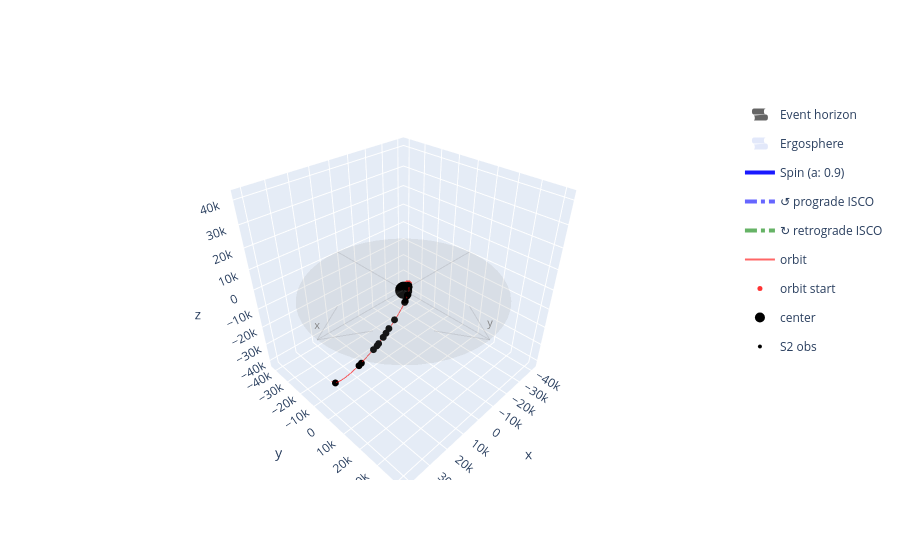

Notebook source saved alongside this figure:
### Code cell
plot = PlotKerr(kerr)
plot.add_path(path)
fig = plot.plot()

err_time = 0.0001
err_ = 0.005 * a_rg
pwe = PathWithError(path, sigma=err_, sigma_t=err_time, N_points=20, seed=42)
pwe.add_to_figure(fig, color="black", name="S2 obs")
fig.show()

### Figure 1 — Plotly figure (JSON) as saved in the notebook; plotly's stock layout.template omitted (floating-point values rounded to 4 significant figures; data arrays with more than 128 entries replaced by an {"elided": "..."} marker saying what was removed)
{"data": [{"colorscale": [[0, "black"], [1, "black"]], "name": "Event horizon", "opacity": 0.6, "showlegend": true, "showscale": false, "type": "surface", "x": {"elided": "60x60 float values"}, "y": {"elided": "60x60 float values"}, "z": {"elided": "60x60 float values"}}, {"colorscale": [[0, "royalblue"], [1, "royalblue"]], "name": "Ergosphere", "opacity": 0.15, "showlegend": true, "showscale": false, "type": "surface", "x": {"elided": "60x60 float values"}, "y": {"elided": "60x60 float values"}, "z": {"elided": "60x60 float values"}}, {"legendgroup": "Spin (a: 0.9)", "line": {"color": "blue", "width": 4}, "mode": "lines", "name": "Spin (a: 0.9)", "opacity": 0.9, "showlegend": true, "type": "scatter3d", "x": [0, 0], "y": [0, 0], "z": [2, 11]}, {"legendgroup": "Spin (a: 0.9)", "line": {"color": "blue", "width": 4}, "mode": "lines", "opacity": 0.9, "showlegend": false, "type": "scatter3d", "x": [0, 0], "y": [0, 1.08], "z": [11, 9.2]}, {"legendgroup": "Spin (a: 0.9)", "line": {"color": "blue", "width": 4}, "mode": "lines", "opacity": 0.9, "showlegend": false, "type": "scatter3d", "x": [0, 0], "y": [0, -1.08], "z": [11, 9.2]}, {"legendgroup": "↺ prograde ISCO", "line": {"color": "blue", "dash": "dashdot", "width": 4}, "mode": "lines", "name": "↺ prograde ISCO", "opacity": 0.6, "type": "scatter3d", "x": [2.321, 2.318, 2.308, 2.292, 2.269, 2.24, 2.205, 2.164, 2.117, 2.064, 2.005, 1.94, 1.87, 1.795, 1.715, 1.63, 1.541, 1.447, 1.349, 1.248, 1.143, 1.035, 0.9234, 0.8098, 0.6938, 0.576, 0.4565, 0.3358, 0.2141, 0.09188, -0.03063, -0.1531, -0.2751, -0.3963, -0.5164, -0.6351, -0.7521, -0.8669, -0.9793, -1.089, -1.196, -1.299, -1.399, -1.494, -1.586, -1.673, -1.756, -1.833, -1.906, -1.973, -2.035, -2.091, -2.141, -2.186, -2.224, -2.256, -2.281, -2.301, -2.314, -2.32, -2.32, -2.314, -2.301, -2.281, -2.256, -2.224, -2.186, -2.141, -2.091, -2.035, -1.973, -1.906, -1.833, -1.756, -1.673, -1.586, -1.494, -1.399, -1.299, -1.196, -1.089, -0.9793, -0.8669, -0.7521, -0.6351, -0.5164, -0.3963, -0.2751, -0.1531, -0.03063, 0.09188, 0.2141, 0.3358, 0.4565, 0.576, 0.6938, 0.8098, 0.9234, 1.035, 1.143, 1.248, 1.349, 1.447, 1.541, 1.63, 1.715, 1.795, 1.87, 1.94, 2.005, 2.064, 2.117, 2.164, 2.205, 2.24, 2.269, 2.292, 2.308, 2.318, 2.321], "y": [0.0, 0.1225, 0.2446, 0.3661, 0.4865, 0.6056, 0.723, 0.8384, 0.9514, 1.062, 1.169, 1.273, 1.374, 1.471, 1.564, 1.652, 1.736, 1.815, 1.888, 1.957, 2.02, 2.078, 2.129, 2.175, 2.215, 2.248, 2.276, 2.296, 2.311, 2.319, 2.321, 2.316, 2.305, 2.287, 2.263, 2.232, 2.196, 2.153, 2.104, 2.05, 1.989, 1.923, 1.852, 1.776, 1.694, 1.608, 1.518, 1.423, 1.324, 1.222, 1.116, 1.007, 0.8952, 0.781, 0.6645, 0.5463, 0.4265, 0.3055, 0.1836, 0.06126, -0.06126, -0.1836, -0.3055, -0.4265, -0.5463, -0.6645, -0.781, -0.8952, -1.007, -1.116, -1.222, -1.324, -1.423, -1.518, -1.608, -1.694, -1.776, -1.852, -1.923, -1.989, -2.05, -2.104, -2.153, -2.196, -2.232, -2.263, -2.287, -2.305, -2.316, -2.321, -2.319, -2.311, -2.296, -2.276, -2.248, -2.215, -2.175, -2.129, -2.078, -2.02, -1.957, -1.888, -1.815, -1.736, -1.652, -1.564, -1.471, -1.374, -1.273, -1.169, -1.062, -0.9514, -0.8384, -0.723, -0.6056, -0.4865, -0.3661, -0.2446, -0.1225, -5.685e-16], "z": [0.0, 0.0, 0.0, 0.0, 0.0, 0.0, 0.0, 0.0, 0.0, 0.0, 0.0, 0.0, 0.0, 0.0, 0.0, 0.0, 0.0, 0.0, 0.0, 0.0, 0.0, 0.0, 0.0, 0.0, 0.0, 0.0, 0.0, 0.0, 0.0, 0.0, 0.0, 0.0, 0.0, 0.0, 0.0, 0.0, 0.0, 0.0, 0.0, 0.0, 0.0, 0.0, 0.0, 0.0, 0.0, 0.0, 0.0, 0.0, 0.0, 0.0, 0.0, 0.0, 0.0, 0.0, 0.0, 0.0, 0.0, 0.0, 0.0, 0.0, 0.0, 0.0, 0.0, 0.0, 0.0, 0.0, 0.0, 0.0, 0.0, 0.0, 0.0, 0.0, 0.0, 0.0, 0.0, 0.0, 0.0, 0.0, 0.0, 0.0, 0.0, 0.0, 0.0, 0.0, 0.0, 0.0, 0.0, 0.0, 0.0, 0.0, 0.0, 0.0, 0.0, 0.0, 0.0, 0.0, 0.0, 0.0, 0.0, 0.0, 0.0, 0.0, 0.0, 0.0, 0.0, 0.0, 0.0, 0.0, 0.0, 0.0, 0.0, 0.0, 0.0, 0.0, 0.0, 0.0, 0.0, 0.0, 0.0, 0.0]}, {"hoverinfo": "skip", "legendgroup": "↺ prograde ISCO", "line": {"color": "blue", "width": 4}, "mode": "lines", "opacity": 1, "showlegend": false, "type": "scatter3d", "x": [2.321, 2.237, null, 2.321, 2.404], "y": [0, -0.1393, null, 0, -0.1393], "z": [0, 0, null, 0, 0]}, {"hoverinfo": "skip", "legendgroup": "↺ prograde ISCO", "line": {"color": "blue", "width": 4}, "mode": "lines", "opacity": 1, "showlegend": false, "type": "scatter3d", "x": [1.641, 1.68, null, 1.641, 1.799], "y": [1.641, 1.484, null, 1.641, 1.602], "z": [0, 0, null, 0, 0]}, {"hoverinfo": "skip", "legendgroup": "↺ prograde ISCO", "line": {"color": "blue", "width": 4}, "mode": "lines", "opacity": 1, "showlegend": false, "type": "scatter3d", "x": [1.421e-16, 0.1393, null, 1.421e-16, 0.1393], "y": [2.321, 2.237, null, 2.321, 2.404], "z": [0, 0, null, 0, 0]}, {"hoverinfo": "skip", "legendgroup": "↺ prograde ISCO", "line": {"color": "blue", "width": 4}, "mode": "lines", "opacity": 1, "showlegend": false, "type": "scatter3d", "x": [-1.641, -1.484, null, -1.641, -1.602], "y": [1.641, 1.68, null, 1.641, 1.799], "z": [0, 0, null, 0, 0]}, {"hoverinfo": "skip", "legendgroup": "↺ prograde ISCO", "line": {"color": "blue", "width": 4}, "mode": "lines", "opacity": 1, "showlegend": false, "type": "scatter3d", "x": [-2.321, -2.237, null, -2.321, -2.404], "y": [2.842e-16, 0.1393, null, 2.842e-16, 0.1393], "z": [0, 0, null, 0, 0]}, {"hoverinfo": "skip", "legendgroup": "↺ prograde ISCO", "line": {"color": "blue", "width": 4}, "mode": "lines", "opacity": 1, "showlegend": false, "type": "scatter3d", "x": [-1.641, -1.68, null, -1.641, -1.799], "y": [-1.641, -1.484, null, -1.641, -1.602], "z": [0, 0, null, 0, 0]}, {"hoverinfo": "skip", "legendgroup": "↺ prograde ISCO", "line": {"color": "blue", "width": 4}, "mode": "lines", "opacity": 1, "showlegend": false, "type": "scatter3d", "x": [-4.263e-16, -0.1393, null, -4.263e-16, -0.1393], "y": [-2.321, -2.237, null, -2.321, -2.404], "z": [0, 0, null, 0, 0]}, {"hoverinfo": "skip", "legendgroup": "↺ prograde ISCO", "line": {"color": "blue", "width": 4}, "mode": "lines", "opacity": 1, "showlegend": false, "type": "scatter3d", "x": [1.641, 1.484, null, 1.641, 1.602], "y": [-1.641, -1.68, null, -1.641, -1.799], "z": [0, 0, null, 0, 0]}, {"legendgroup": "↻ retrograde ISCO", "line": {"color": "green", "dash": "dashdot", "width": 4}, "mode": "lines", "name": "↻ retrograde ISCO", "opacity": 0.6, "type": "scatter3d", "x": [8.717, 8.705, 8.669, 8.608, 8.524, 8.415, 8.284, 8.129, 7.951, 7.751, 7.53, 7.288, 7.025, 6.743, 6.442, 6.123, 5.787, 5.435, 5.068, 4.687, 4.292, 3.886, 3.468, 3.042, 2.606, 2.163, 1.715, 1.261, 0.8043, 0.3451, -0.1151, -0.5749, -1.033, -1.489, -1.94, -2.386, -2.825, -3.256, -3.678, -4.09, -4.491, -4.879, -5.253, -5.613, -5.957, -6.285, -6.595, -6.887, -7.159, -7.412, -7.644, -7.854, -8.043, -8.209, -8.352, -8.472, -8.569, -8.642, -8.69, -8.714, -8.714, -8.69, -8.642, -8.569, -8.472, -8.352, -8.209, -8.043, -7.854, -7.644, -7.412, -7.159, -6.887, -6.595, -6.285, -5.957, -5.613, -5.253, -4.879, -4.491, -4.09, -3.678, -3.256, -2.825, -2.386, -1.94, -1.489, -1.033, -0.5749, -0.1151, 0.3451, 0.8043, 1.261, 1.715, 2.163, 2.606, 3.042, 3.468, 3.886, 4.292, 4.687, 5.068, 5.435, 5.787, 6.123, 6.442, 6.743, 7.025, 7.288, 7.53, 7.751, 7.951, 8.129, 8.284, 8.415, 8.524, 8.608, 8.669, 8.705, 8.717], "y": [0.0, 0.4601, 0.9188, 1.375, 1.827, 2.275, 2.716, 3.149, 3.574, 3.988, 4.392, 4.783, 5.161, 5.525, 5.873, 6.205, 6.519, 6.816, 7.093, 7.35, 7.588, 7.803, 7.998, 8.17, 8.319, 8.445, 8.547, 8.626, 8.68, 8.711, 8.717, 8.698, 8.656, 8.589, 8.499, 8.385, 8.247, 8.086, 7.903, 7.698, 7.472, 7.224, 6.957, 6.67, 6.364, 6.041, 5.701, 5.345, 4.974, 4.589, 4.192, 3.782, 3.363, 2.933, 2.496, 2.052, 1.602, 1.147, 0.6897, 0.2301, -0.2301, -0.6897, -1.147, -1.602, -2.052, -2.496, -2.933, -3.363, -3.782, -4.192, -4.589, -4.974, -5.345, -5.701, -6.041, -6.364, -6.67, -6.957, -7.224, -7.472, -7.698, -7.903, -8.086, -8.247, -8.385, -8.499, -8.589, -8.656, -8.698, -8.717, -8.711, -8.68, -8.626, -8.547, -8.445, -8.319, -8.17, -7.998, -7.803, -7.588, -7.35, -7.093, -6.816, -6.519, -6.205, -5.873, -5.525, -5.161, -4.783, -4.392, -3.988, -3.574, -3.149, -2.716, -2.275, -1.827, -1.375, -0.9188, -0.4601, -2.135e-15], "z": [0.0, 0.0, 0.0, 0.0, 0.0, 0.0, 0.0, 0.0, 0.0, 0.0, 0.0, 0.0, 0.0, 0.0, 0.0, 0.0, 0.0, 0.0, 0.0, 0.0, 0.0, 0.0, 0.0, 0.0, 0.0, 0.0, 0.0, 0.0, 0.0, 0.0, 0.0, 0.0, 0.0, 0.0, 0.0, 0.0, 0.0, 0.0, 0.0, 0.0, 0.0, 0.0, 0.0, 0.0, 0.0, 0.0, 0.0, 0.0, 0.0, 0.0, 0.0, 0.0, 0.0, 0.0, 0.0, 0.0, 0.0, 0.0, 0.0, 0.0, 0.0, 0.0, 0.0, 0.0, 0.0, 0.0, 0.0, 0.0, 0.0, 0.0, 0.0, 0.0, 0.0, 0.0, 0.0, 0.0, 0.0, 0.0, 0.0, 0.0, 0.0, 0.0, 0.0, 0.0, 0.0, 0.0, 0.0, 0.0, 0.0, 0.0, 0.0, 0.0, 0.0, 0.0, 0.0, 0.0, 0.0, 0.0, 0.0, 0.0, 0.0, 0.0, 0.0, 0.0, 0.0, 0.0, 0.0, 0.0, 0.0, 0.0, 0.0, 0.0, 0.0, 0.0, 0.0, 0.0, 0.0, 0.0, 0.0, 0.0]}, {"hoverinfo": "skip", "legendgroup": "↻ retrograde ISCO", "line": {"color": "green", "width": 4}, "mode": "lines", "opacity": 1, "showlegend": false, "type": "scatter3d", "x": [8.717, 9.031, null, 8.717, 8.404], "y": [0, 0.523, null, 0, 0.523], "z": [0, 0, null, 0, 0]}, {"hoverinfo": "skip", "legendgroup": "↻ retrograde ISCO", "line": {"color": "green", "width": 4}, "mode": "lines", "opacity": 1, "showlegend": false, "type": "scatter3d", "x": [6.164, 6.016, null, 6.164, 5.572], "y": [6.164, 6.756, null, 6.164, 6.312], "z": [0, 0, null, 0, 0]}, {"hoverinfo": "skip", "legendgroup": "↻ retrograde ISCO", "line": {"color": "green", "width": 4}, "mode": "lines", "opacity": 1, "showlegend": false, "type": "scatter3d", "x": [5.338e-16, -0.523, null, 5.338e-16, -0.523], "y": [8.717, 9.031, null, 8.717, 8.404], "z": [0, 0, null, 0, 0]}, {"hoverinfo": "skip", "legendgroup": "↻ retrograde ISCO", "line": {"color": "green", "width": 4}, "mode": "lines", "opacity": 1, "showlegend": false, "type": "scatter3d", "x": [-6.164, -6.756, null, -6.164, -6.312], "y": [6.164, 6.016, null, 6.164, 5.572], "z": [0, 0, null, 0, 0]}, {"hoverinfo": "skip", "legendgroup": "↻ retrograde ISCO", "line": {"color": "green", "width": 4}, "mode": "lines", "opacity": 1, "showlegend": false, "type": "scatter3d", "x": [-8.717, -9.031, null, -8.717, -8.404], "y": [1.068e-15, -0.523, null, 1.068e-15, -0.523], "z": [0, 0, null, 0, 0]}, {"hoverinfo": "skip", "legendgroup": "↻ retrograde ISCO", "line": {"color": "green", "width": 4}, "mode": "lines", "opacity": 1, "showlegend": false, "type": "scatter3d", "x": [-6.164, -6.016, null, -6.164, -5.572], "y": [-6.164, -6.756, null, -6.164, -6.312], "z": [0, 0, null, 0, 0]}, {"hoverinfo": "skip", "legendgroup": "↻ retrograde ISCO", "line": {"color": "green", "width": 4}, "mode": "lines", "opacity": 1, "showlegend": false, "type": "scatter3d", "x": [-1.601e-15, 0.523, null, -1.601e-15, 0.523], "y": [-8.717, -9.031, null, -8.717, -8.404], "z": [0, 0, null, 0, 0]}, {"hoverinfo": "skip", "legendgroup": "↻ retrograde ISCO", "line": {"color": "green", "width": 4}, "mode": "lines", "opacity": 1, "showlegend": false, "type": "scatter3d", "x": [6.164, 6.756, null, 6.164, 6.312], "y": [-6.164, -6.016, null, -6.164, -5.572], "z": [0, 0, null, 0, 0]}, {"line": {"color": "red", "width": 2}, "mode": "lines", "name": "orbit", "opacity": 0.6, "type": "scatter3d", "x": {"elided": "2309 float values"}, "y": {"elided": "2309 float values"}, "z": {"elided": "2309 float values"}}, {"marker": {"color": "red", "opacity": 0.8, "size": 5}, "mode": "markers", "name": "orbit start", "type": "scatter3d", "x": [-2175.0], "y": [374.0], "z": [1899.0]}, {"anchor": "tail", "colorscale": [[0, "red"], [1, "red"]], "name": "orbit end", "opacity": 0.8, "showscale": false, "sizemode": "absolute", "sizeref": 1.667, "type": "cone", "u": [-0.0005528], "v": [-0.001352], "w": [-0.0004972], "x": [36030.0], "y": [-5979.0], "z": [-31300.0]}, {"colorscale": [[0, "gray"], [1, "gray"]], "opacity": 0.08, "showscale": false, "type": "surface", "x": {"elided": "50x50 float values"}, "y": {"elided": "50x50 float values"}, "z": {"elided": "50x50 float values"}}, {"marker": {"color": "black", "opacity": 1, "size": 10}, "mode": "markers", "name": "center", "type": "scatter3d", "x": [0], "y": [0], "z": [0]}, {"legendgroup": "equatorial_axes", "line": {"color": "gray", "width": 2}, "mode": "lines", "name": "x", "opacity": 0.2, "showlegend": false, "type": "scatter3d", "x": [-43790.0, 43790.0], "y": [0, 0], "z": [0, 0]}, {"legendgroup": "equatorial_axes", "line": {"color": "gray", "width": 2}, "mode": "lines", "name": "x", "opacity": 0.2, "showlegend": false, "type": "scatter3d", "x": [43790.0, 26270.0], "y": [0, 10510.0], "z": [0, 0]}, {"legendgroup": "equatorial_axes", "line": {"color": "gray", "width": 2}, "mode": "lines", "name": "x", "opacity": 0.2, "showlegend": false, "type": "scatter3d", "x": [43790.0, 26270.0], "y": [0, -10510.0], "z": [0, 0]}, {"legendgroup": "equatorial_axes", "mode": "text", "name": "x", "showlegend": false, "text": ["x"], "textfont": {"color": "gray", "size": 11}, "type": "scatter3d", "x": [43790.0], "y": [0], "z": [0]}, {"legendgroup": "equatorial_axes", "line": {"color": "gray", "width": 2}, "mode": "lines", "name": "y", "opacity": 0.2, "showlegend": false, "type": "scatter3d", "x": [0, 0], "y": [-43790.0, 43790.0], "z": [0, 0]}, {"legendgroup": "equatorial_axes", "line": {"color": "gray", "width": 2}, "mode": "lines", "name": "y", "opacity": 0.2, "showlegend": false, "type": "scatter3d", "x": [0, 10510.0], "y": [43790.0, 26270.0], "z": [0, 0]}, {"legendgroup": "equatorial_axes", "line": {"color": "gray", "width": 2}, "mode": "lines", "name": "y", "opacity": 0.2, "showlegend": false, "type": "scatter3d", "x": [0, -10510.0], "y": [43790.0, 26270.0], "z": [0, 0]}, {"legendgroup": "equatorial_axes", "mode": "text", "name": "y", "showlegend": false, "text": ["y"], "textfont": {"color": "gray", "size": 11}, "type": "scatter3d", "x": [0], "y": [43790.0], "z": [0]}, {"error_x": {"array": [126.2, 126.2, 126.2, 126.2, 126.2, 126.2, 126.2, 126.2, 126.2, 126.2, 126.2, 126.2, 126.2, 126.2, 126.2, 126.2, 126.2, 126.2, 126.2, 126.2], "type": "data", "visible": true}, "error_y": {"array": [126.2, 126.2, 126.2, 126.2, 126.2, 126.2, 126.2, 126.2, 126.2, 126.2, 126.2, 126.2, 126.2, 126.2, 126.2, 126.2, 126.2, 126.2, 126.2, 126.2], "type": "data", "visible": true}, "error_z": {"array": [126.2, 126.2, 126.2, 126.2, 126.2, 126.2, 126.2, 126.2, 126.2, 126.2, 126.2, 126.2, 126.2, 126.2, 126.2, 126.2, 126.2, 126.2, 126.2, 126.2], "type": "data", "visible": true}, "marker": {"color": "black", "size": 4}, "mode": "markers", "name": "S2 obs", "type": "scatter3d", "x": [-1610.0, -1616.0, -1741.0, -1512.0, -1143.0, 2570.0, 2804.0, 3125.0, 5322.0, 5721.0, 12640.0, 15900.0, 17440.0, 19040.0, 21260.0, 22050.0, 23590.0, 28770.0, 29660.0, 36540.0], "y": [1026.0, 1225.0, 1331.0, 1557.0, 2087.0, 5073.0, 5011.0, 5207.0, 6298.0, 6335.0, 7600.0, 7743.0, 7710.0, 7774.0, 7435.0, 7360.0, 6900.0, 5316.0, 4803.0, -2775.0], "z": [2185.0, 2049.0, 2095.0, 2122.0, 2077.0, 1505.0, 1325.0, 1223.0, 290.5, 40.63, -4193.0, -6638.0, -8090.0, -9227.0, -11320.0, -12000.0, -13330.0, -18160.0, -19270.0, -29520.0]}], "layout": {"scene": {"aspectmode": "cube", "xaxis": {"range": [-43790.0, 43790.0]}, "yaxis": {"range": [-43790.0, 43790.0]}, "zaxis": {"range": [-43790.0, 43790.0]}}}}
